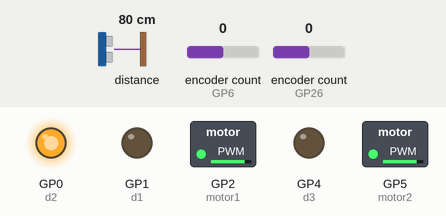
A program run on a simulated Raspberry Pi Pico running CircuitPython. On the bench: switched loads named in the program (green lamp = pin HIGH), output pins drawn as LEDs (lit = HIGH). Inputs (shaded band) come from the test bench; at power-on: distance to the obstacle 80 cm, encoder count (sensors on GP6, GP26) 0. Pins used as bus, display or sensor lines are not drawn; what the program prints to the serial console is not drawn.

Above: at 1.2 s.
1.3 s: distance to the obstacle set to 8 cm
2.8 s: distance to the obstacle set to 5 cm
At 3.7 s:
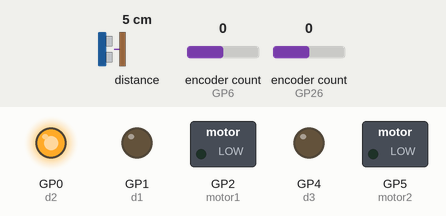
At 5.5 s:
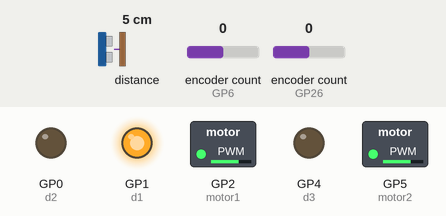
Timing chart, 0 to 7.0 s (numbered marks = the images above; inputs shaded):
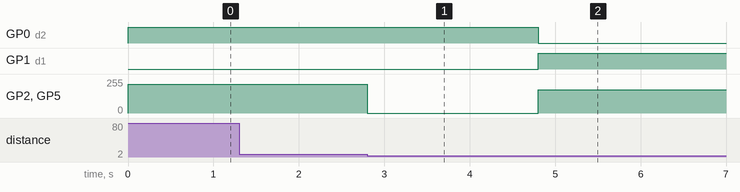

Measured:
- the behaviour switches between 7 and 6 cm on distance to the obstacle (found by bisection; images 0 and 1)
- after the input at 2.8 s, GP0 (d2): HIGH → LOW after 2.0 s; GP1 (d1): LOW → HIGH after 2.0 s; GP2 (motor1), GP5 (motor2): 214/255 → 0/255 at once, → 175/255 2.0 s later

The program:

Straight_and_Ram_+_left.py
```python
import board
import busio
import time
import analogio
import pwmio
import digitalio
import rotaryio
import adafruit_tca9548a
import adafruit_vl6180x

#encoder definitions
left_enc = rotaryio.IncrementalEncoder(board.GP6, board.GP7)  #first one is a second is b
left_last_position = None
right_enc = rotaryio.IncrementalEncoder(board.GP26, board.GP27)  #first one is a second is b
right_last_position = None
left_position = left_enc.position
right_position = right_enc.position

#motors

motor1 = pwmio.PWMOut(board.GP2, frequency = 1000)

d1 = digitalio.DigitalInOut(board.GP1)
d1.direction = digitalio.Direction.OUTPUT
d2 = digitalio.DigitalInOut(board.GP0)
d2.direction = digitalio.Direction.OUTPUT

motor2 = pwmio.PWMOut(board.GP5, frequency = 1000)

d3 = digitalio.DigitalInOut(board.GP4)
d3.direction = digitalio.Direction.OUTPUT
d4 = digitalio.DigitalInOut(board.GP3)
d4.direction = digitalio.Direction.OUTPUT

d1.value = 0
d2.value = 1

d3.value = 0
d4.value = 1

motor1.duty_cycle = 60000
motor2.duty_cycle = 60000

running = False


#sensor time
i2c = busio.I2C(board.GP15, board.GP14) # uses board.SCL and board.SDA

mux = adafruit_tca9548a.TCA9548A(i2c) # make tsa (multiplexer) object using i2c

Fsensor = adafruit_vl6180x.VL6180X(mux[0])


#functions

def left():
    left_done= False
    right_done = False

    while left_done == False and right_done == False:

        d1.value = 1 #backwards left
        d2.value = 0 #forwards

        d3.value = 0 #backwards right
        d4.value = 1 #forwards

        left_position = left_enc.position
        right_position = right_enc.position

        left_last_position = None
        right_last_position = None
        if left_last_position == None or left_position != left_last_position:
            print("left pos = ", left_position)
        left_last_position = left_position
        if right_last_position == None or right_position != right_last_position:
            print("right pos = ", right_position)
        right_last_position = right_position

        if left_position > -44:
            motor1.duty_cycle = 45000
        else:
            motor1.duty_cycle = 0
            left_done = True
        if right_position < 44:
            motor2.duty_cycle = 45000
        else:
            motor2.duty_cycle = 0
            right_done = True

    d1.value = 0
    d2.value = 1

    d3.value = 0
    d4.value = 1


while True:
    if Fsensor.range < 70:
        motor1.duty_cycle = 0
        motor2.duty_cycle = 0
        time.sleep(2)
        print("left")
        left_enc.position = 0
        right_enc.position = 0
        left()
        left_enc.position = 0
        right_enc.position = 0
    else:
        left_position = left_enc.position
        right_position = right_enc.position
        if left_last_position == None or left_position != left_last_position:
            print("left pos = ", left_position)
        left_last_position = left_position
        if right_last_position == None or right_position != right_last_position:
            print("right pos = ", right_position)
        right_last_position = right_position

        if left_position > right_position:
            motor1.duty_cycle = 0
            motor2.duty_cycle = 55000
        if left_position < right_position:
            motor1.duty_cycle = 55000
            motor2.duty_cycle = 0
        if left_position == right_position:
            motor1.duty_cycle = 55000
            motor2.duty_cycle = 55000
```
